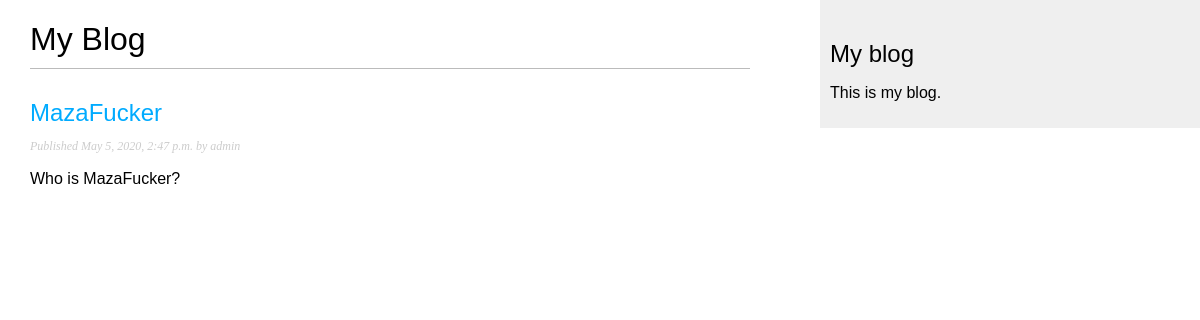
The page /blog/ on the database as committed earlier.
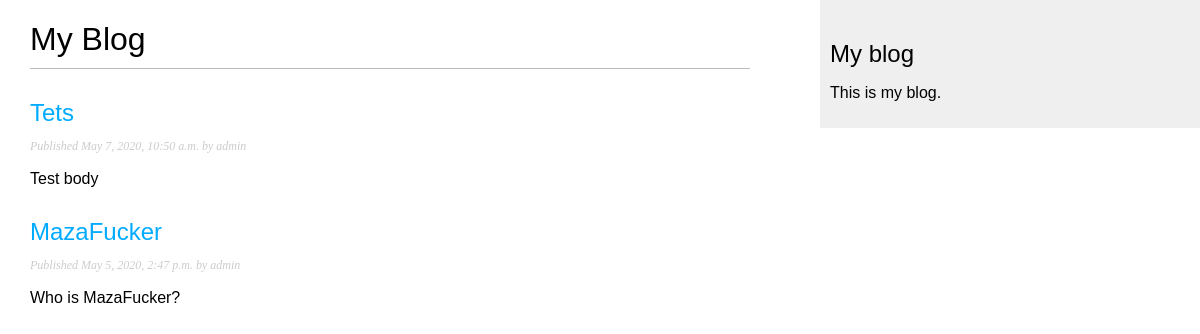
The same page on the database as committed later.
### blog/models.py (models this page shows, shortened)
class Post(models.Model):
    STATUS_CHOICES = (('draft', 'Draft'), ('published', 'Published'),)
    title = models.CharField(max_length=250)
    slug = models.SlugField(max_length=250, unique_for_date='publish')
    author = models.ForeignKey(User, on_delete=models.CASCADE, related_name='blog_posts')
    body = models.TextField()
    publish = models.DateTimeField(default=timezone.now)
    created = models.DateTimeField(auto_now_add=True)
    updated = models.DateTimeField(auto_now=True)
    status = models.CharField(max_length=10, choices=STATUS_CHOICES, default='draft')
    objects = models.Manager()  # Менеджер по умолчанию.
    published = PublishedManager()  # Наш новый менеджер.
    class Meta:
        ordering = ('-publish',)
    def get_absolute_url(self):
        return reverse('blog:post_detail', args=[self.publish.year, self.publish.month, self.publish.day, self.slug])

### blog/views.py (the view)
# urls.py: path('', views.post_list, name='post_list'),
def post_list(request):
    posts = Post.published.all()
    return render(request, 'blog/post/list.html', {'posts': posts})

### blog/models.py (called while the page is built)
    def get_queryset(self):
        return super().get_queryset().filter(status='published')

### blog/templates/blog/post/list.html (shortened to what this page needs)
{% extends "blog/base.html" %}
{% block content %}
<h1>My Blog</h1>
{% for post in posts %}
    <h2>
        <a href="{{ post.get_absolute_url }}">{{ post.title }}</a>
    </h2>
    <p class="date">Published {{ post.publish }} by {{ post.author }}</p>
    {{ post.body|truncatewords:30|linebreaks }}
{% endfor %}
{% endblock %}

### blog/templates/blog/base.html (shortened to what this page needs)
<!DOCTYPE html>
{% load static %}
<html>
    <head>
        <link href="{% static "css/blog.css" %}" rel="stylesheet">
    </head>
    <body>
        <div id="content">
            {% block content %}{% endblock %}
        </div>
        <div id="sidebar">
            <h2>My blog</h2>
            <p>This is my blog.</p>
        </div>
    </body>
</html>

### blog/static/css/blog.css (style rules this page uses)
body { margin:0; padding:0; font-family:helvetica, sans-serif; }
a { color:#00abff; text-decoration:none; }
h1 { font-weight:normal; border-bottom:1px solid #bbb; padding:0 0 10px 0; }
h2 { font-weight:normal; margin:30px 0 0; }
#content { float:left; width:60%; padding:0 0 0 30px; }
#sidebar { float:right; width:30%; padding:10px; background:#efefef; height:100%; }
p.date { color:#ccc; font-family: georgia, serif; font-size: 12px; font-style: italic; }

Rows that differ between the two databases and show on the page:
added Post: title "Tets", publish "May 7, 2020, 10:50 a.m.", author "admin", body "Test body"
